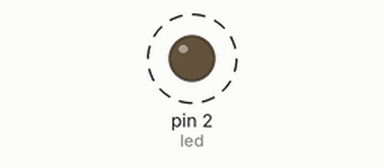
This program was run on a simulated MicroPython board. Parts: output pins drawn as LEDs (lit = HIGH). Dashed ring = blinking.

Above: at 0.5 s.
Timing chart, 0 to 4.6 s (numbered marks = the images above):
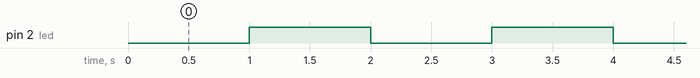

Measured:
- by itself, pin 2 (led): alternates HIGH for 1.0 s and LOW for 1.0 s

The program:

interrupcion_timer.py
```python
import machine, time
from machine import Pin, Timer

#Configuracion Pin
led = Pin(2, Pin.OUT,value=0)

#Funcion de interrupcion
def interrupcion():
    led(not led()) #Toggle

#Declaracion de la interrupcion
#callback especifica la funcion a ejecutar
#Set timer a 1sg/1000ms
Timer(0).init(period=1000, mode=Timer.PERIODIC, callback=lambda t:interrupcion())

#Main
while True:
    pass
```
